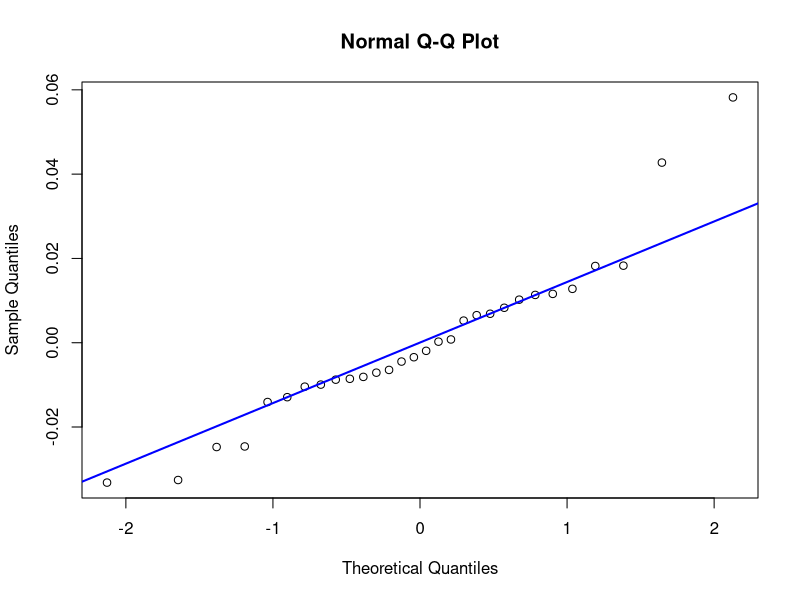
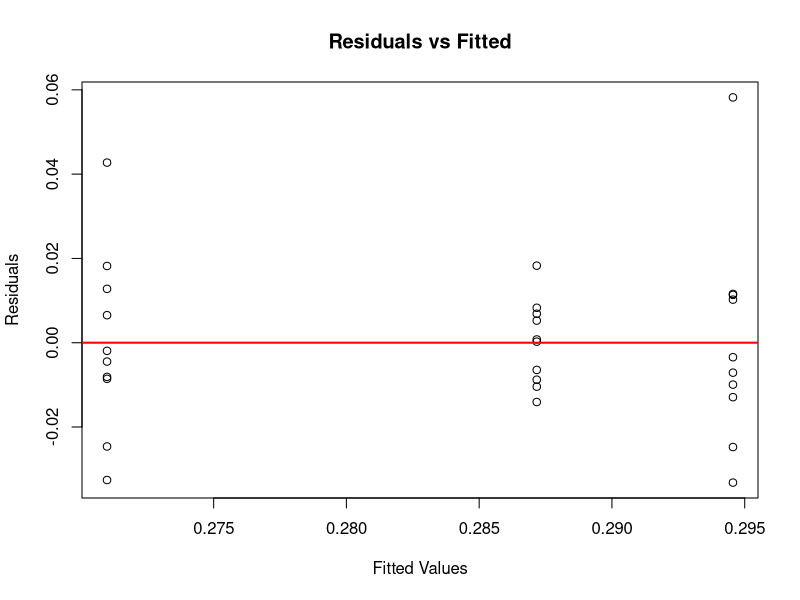
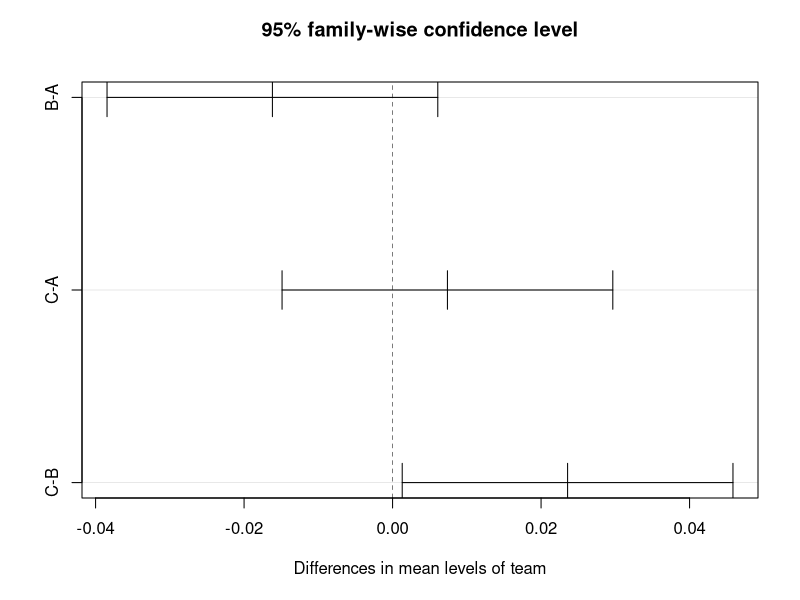
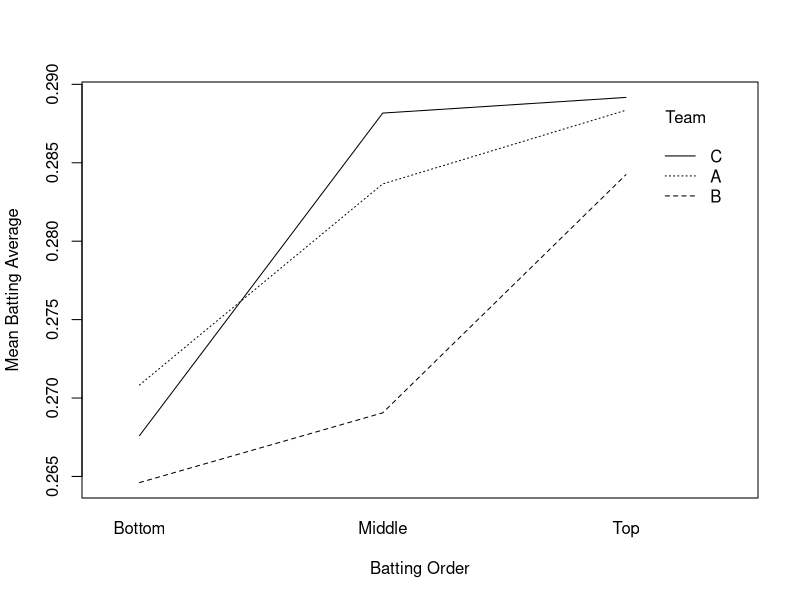

Reproduce these figures in R, in order.
## ---- chunk 1
knitr::opts_chunk$set(echo = TRUE, message = FALSE, warning = FALSE)
set.seed(2025)
## ---- chunk 2
team_A <- rnorm(10, mean = 0.280, sd = 0.020)
team_B <- rnorm(10, mean = 0.270, sd = 0.018)
team_C <- rnorm(10, mean = 0.290, sd = 0.022)

batting_df <- data.frame(
  average = c(team_A, team_B, team_C),
  team = factor(rep(c("A", "B", "C"), each = 10))
)

# Preview data
head(batting_df)
## ---- chunk 3
# Compute group and grand means
group_means <- tapply(batting_df$average, batting_df$team, mean)
grand_mean <- mean(batting_df$average)
group_means
grand_mean
## ---- chunk 4
n_j <- table(batting_df$team)
ssb <- sum(n_j * (group_means - grand_mean)^2)
ssw <- sum(tapply((batting_df$average - rep(group_means, each = 10))^2,
                  batting_df$team, sum))
msb <- ssb / (length(group_means) - 1)
msw <- ssw / (nrow(batting_df) - length(group_means))
F_value <- msb / msw

ssb
ssw
msb
msw
F_value
## ---- chunk 5
anova_result <- aov(average ~ team, data = batting_df)
anova_summary <- summary(anova_result)
anova_summary
## ---- chunk 6
# Extract residuals and fitted values
resid_vals <- residuals(anova_result)
fitted_vals <- fitted(anova_result)

# Q-Q plot
qqnorm(resid_vals); qqline(resid_vals, col = "blue", lwd = 2)

# Residuals vs Fitted
plot(fitted_vals, resid_vals,
     xlab = "Fitted Values",
     ylab = "Residuals",
     main = "Residuals vs Fitted")
abline(h = 0, col = "red", lwd = 2)
## ---- chunk 7
tukey_results <- TukeyHSD(anova_result)
tukey_results
plot(tukey_results)
## ---- chunk 8
teams <- rep(c("A", "B", "C"), each = 30)
orders <- rep(rep(c("Top", "Middle", "Bottom"), each = 10), times = 3)

team_effects <- c(A = 0.000, B = -0.005, C = 0.005)
order_effects <- c(Top = 0.010, Middle = 0.000, Bottom = -0.010)

batting_two_df <- data.frame(
  average = 0.280 +
    team_effects[teams] +
    order_effects[orders] +
    rnorm(90, mean = 0, sd = 0.015),
  team = factor(teams),
  order = factor(orders)
)

# Preview data
head(batting_two_df)
table(batting_two_df$team, batting_two_df$order)
## ---- chunk 9
anova_two <- aov(average ~ team * order, data = batting_two_df)
summary(anova_two)
## ---- chunk 10
interaction.plot(x.factor = batting_two_df$order,
                 trace.factor = batting_two_df$team,
                 response = batting_two_df$average,
                 fun = mean,
                 xlab = "Batting Order",
                 ylab = "Mean Batting Average",
                 trace.label = "Team")
